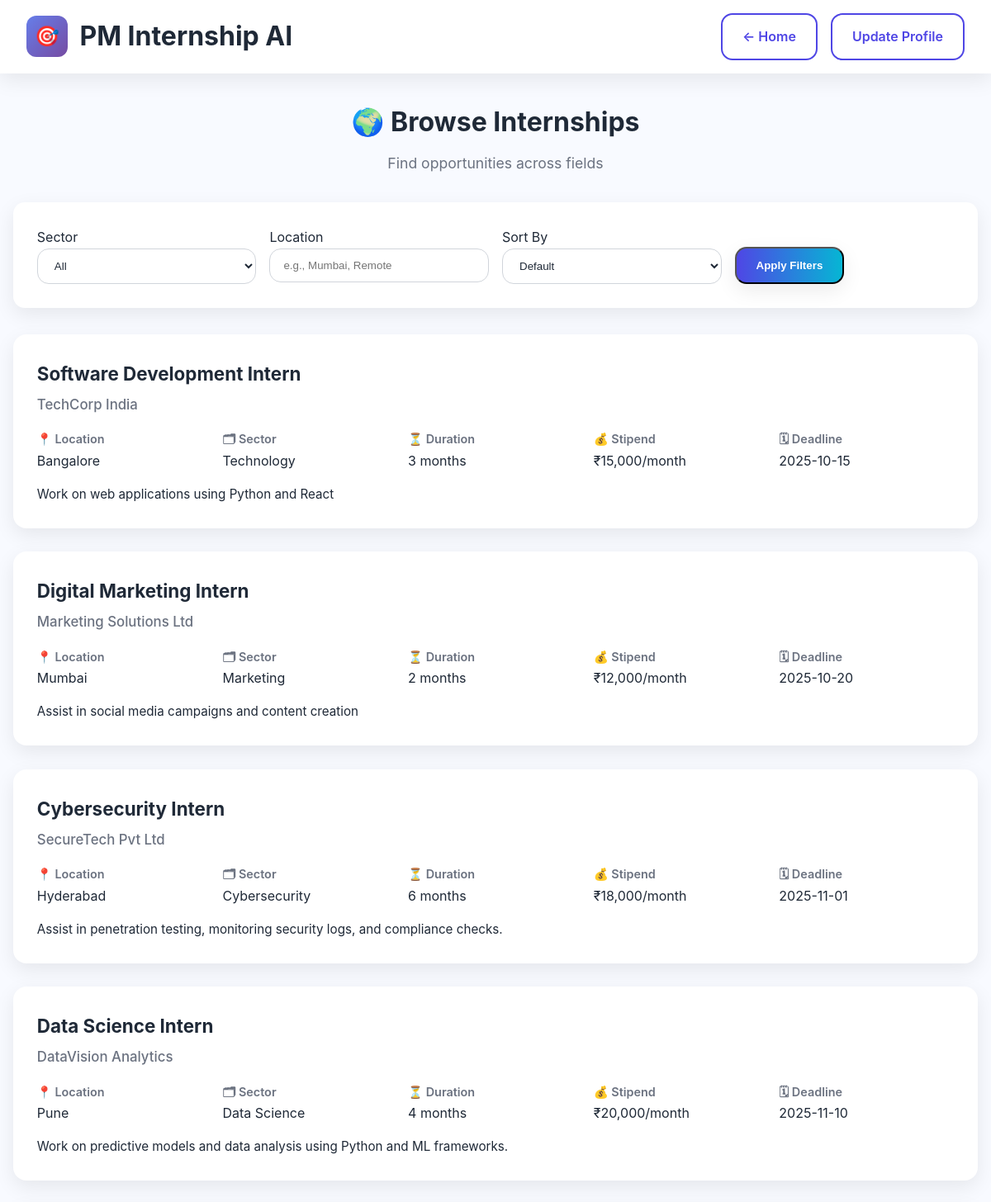
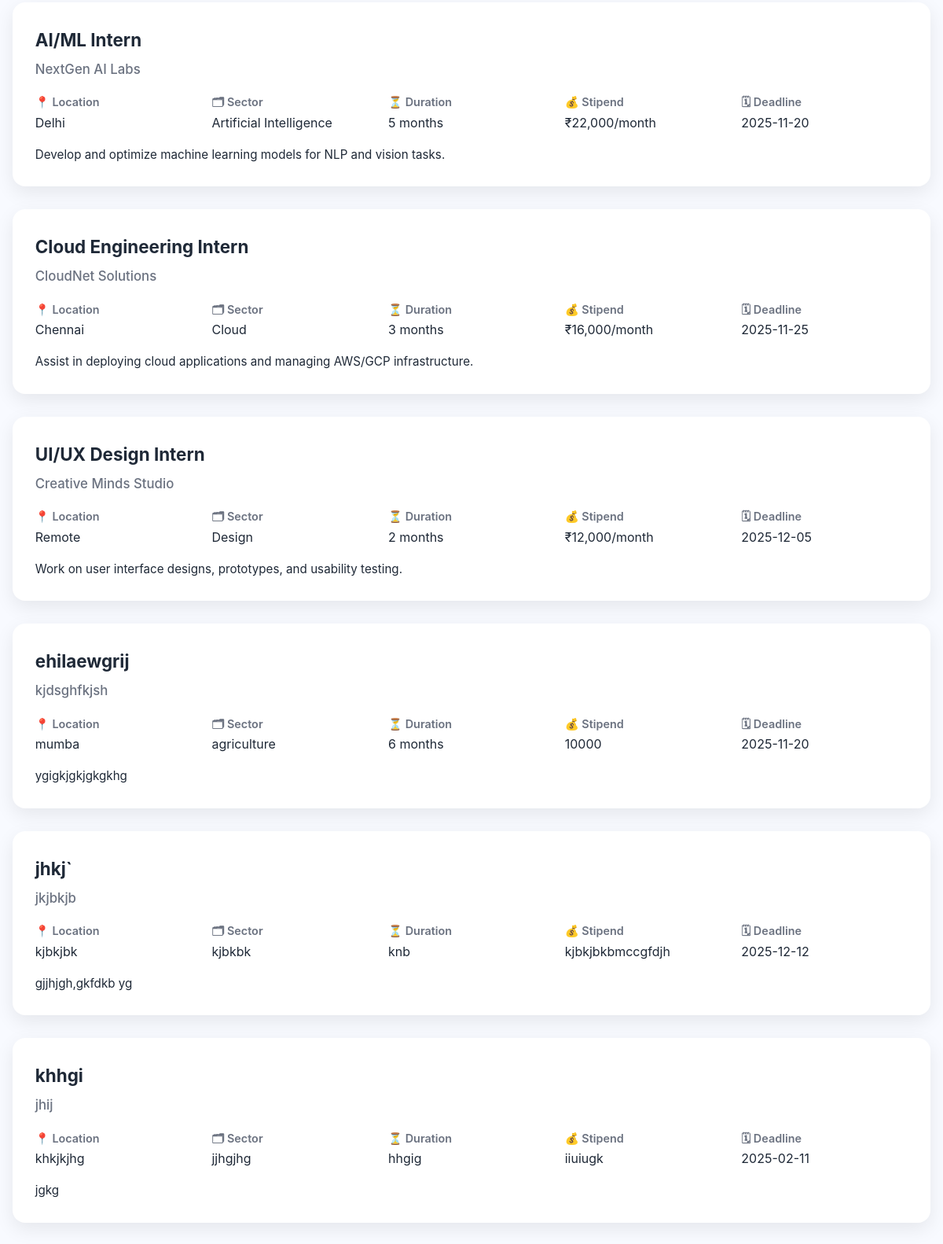
Screenshot of /internships with the database file from the repository (2 pictures, top to bottom).
### tables this page shows
CREATE TABLE internships (
            id TEXT PRIMARY KEY,
            title TEXT,
            company TEXT,
            location TEXT,
            sector TEXT,
            duration TEXT,
            stipend TEXT,
            description TEXT,
            required_skills TEXT,
            education_requirement TEXT,
            experience_required TEXT,
            remote_option INTEGER,
            application_deadline TEXT
        );

### main.py (the view)
@app.get("/internships", response_class=HTMLResponse)
async def browse_internships(request: Request):
    internships = db.get_all_internships()
    return templates.TemplateResponse("internships.html", {
        "request": request,
        "internships": [i.model_dump() for i in internships]
    })

### templates/internships.html (shortened to what this page needs)
<!DOCTYPE html>
<html lang="en">
<head>
  <link rel="stylesheet" href="/static/style.css">
</head>
<body>
  <header class="header">
    <div class="header-content">
      <div class="logo">
        <div style="width:50px; height:50px; background:linear-gradient(135deg,#667eea,#764ba2);
                    border-radius:12px; display:flex; align-items:center; justify-content:center;
                    font-size:1.5rem;">🎯</div>
        <h1>PM Internship AI</h1>
      </div>
      <div style="display:flex; gap:1rem;">
        <a href="/" class="btn btn-secondary">← Home</a>
        <a href="/profile" class="btn btn-secondary">Update Profile</a>
      </div>
    </div>
  </header>
  <main class="container">
    <div style="text-align:center; margin-bottom:2rem;">
      <h1 style="font-size:2rem; margin-bottom:0.5rem;">🌍 Browse Internships</h1>
      <p style="font-size:1.1rem; color:var(--muted);">Find opportunities across fields</p>
    </div>
    <div class="card" style="margin-bottom:2rem;">
      <form method="get" action="/internships" class="form-grid">
        <div class="form-group">
          <label for="sector">Sector</label>
          <select name="sector" id="sector" class="form-control">
            <option value="">All</option>
          </select>
        </div>
        <div class="form-group">
          <label for="location">Location</label>
          <input type="text" name="location" id="location" class="form-control" placeholder="e.g., Mumbai, Remote">
        </div>
        <div class="form-group">
          <label for="sort">Sort By</label>
          <select name="sort" id="sort" class="form-control">
            <option value="">Default</option>
          </select>
        </div>
        <div class="form-group" style="align-self:end;">
          <button type="submit" class="btn btn-primary">Apply Filters</button>
        </div>
      </form>
    </div>
    {% for job in internships %}
    <div class="job-card">
      <div class="job-title">{{ job.title }}</div>
      <div class="job-company">{{ job.company }}</div>
      <div class="job-details">
        <div>
          <div class="detail-label">📍 Location</div>
          <div class="detail-value">{{ job.location }}</div>
        </div>
        <div>
          <div class="detail-label">🗂 Sector</div>
          <div class="detail-value">{{ job.sector }}</div>
        </div>
        <div>
          <div class="detail-label">⏳ Duration</div>
          <div class="detail-value">{{ job.duration }}</div>
        </div>
        <div>
          <div class="detail-label">💰 Stipend</div>
          <div class="detail-value">{{ job.stipend }}</div>
        </div>
        <div>
          <div class="detail-label">🗓 Deadline</div>
          <div class="detail-value">{{ job.application_deadline }}</div>
        </div>
      </div>
      <p class="job-description">{{ job.description }}</p>
    </div>
    {% endfor %}
  </main>
</body>
</html>

### static/style.css (style rules this page uses)
* { margin: 0; padding: 0; box-sizing: border-box; }
:root { --bg: #f8faff; --card: #ffffff; --text: #1f2937; --muted: #6b7280; --accent-1: #4f46e5; --accent-2: #06b6d4; --accent-3: #10b981; --radius: 14px; --shadow: 0 8px 24px rgba(0, 0, 0, 0.08); --transition: all 0.25s ease; }
body { font-family: 'Inter', Arial, sans-serif; background: var(--bg); color: var(--text); line-height: 1.7; font-size: 16px; transition: var(--transition); }
.container { max-width: 1200px; margin: 0 auto; padding: 2rem 1rem; }
.header { background: var(--card); box-shadow: var(--shadow); padding: 1rem 2rem; position: sticky; top: 0; z-index: 50; transition: var(--transition); }
.header-content { display: flex; justify-content: space-between; align-items: center; }
.logo { display: flex; align-items: center; gap: 0.8rem; }
.logo { display: flex; align-items: center; gap: 0.9rem; }
.btn { display: inline-block; padding: 0.8rem 1.5rem; border-radius: var(--radius); font-weight: 600; text-decoration: none; transition: var(--transition); cursor: pointer; }
.btn-primary { background: linear-gradient(90deg, var(--accent-1), var(--accent-2)); color: #fff; box-shadow: var(--shadow); }
.btn-secondary { border: 2px solid var(--accent-1); color: var(--accent-1); background: transparent; }
.card, .recommendation-card { background: var(--card); border-radius: var(--radius); box-shadow: var(--shadow); padding: 1.8rem; transition: var(--transition); }
.form-grid { display: grid; grid-template-columns: repeat(auto-fit, minmax(260px, 1fr)); gap: 1rem; }
.form-control { width: 100%; padding: 0.75rem 1rem; border-radius: var(--radius); border: 1px solid #d1d5db; background: transparent; color: var(--text); transition: var(--transition); }

### templates/internships.html (style rules this page uses)
.job-card { background: var(--card); border-radius: 16px; padding: 1.8rem; margin-bottom: 1.8rem; box-shadow: var(--shadow); transition: transform 0.2s ease, box-shadow 0.2s ease; }
.job-title { font-size: 1.4rem; font-weight: 700; margin-bottom: 0.25rem; color: var(--text); }
.job-company { font-size: 1.05rem; font-weight: 500; color: var(--muted); margin-bottom: 1rem; }
.job-details { display: grid; grid-template-columns: repeat(auto-fit, minmax(200px, 1fr)); gap: 0.8rem; margin-bottom: 1rem; }
.detail-label { font-weight: 600; font-size: 0.9rem; color: var(--muted); }
.detail-value { font-size: 1rem; color: var(--text); }
.job-description { font-size: 0.95rem; line-height: 1.5; color: var(--text); margin-top: 0.5rem; }

### rows the page displays
internships: title "Software Development Intern", company "TechCorp India", location "Bangalore", sector "Technology", duration "3 months", stipend "₹15,000/month", application_deadline "2025-10-15", description "Work on web applications using Python and React"
internships: title "Digital Marketing Intern", company "Marketing Solutions Ltd", location "Mumbai", sector "Marketing", duration "2 months", stipend "₹12,000/month", application_deadline "2025-10-20", description "Assist in social media campaigns and content creation"
internships: title "Cybersecurity Intern", company "SecureTech Pvt Ltd", location "Hyderabad", sector "Cybersecurity", duration "6 months", stipend "₹18,000/month", application_deadline "2025-11-01", description "Assist in penetration testing, monitoring security logs, and compliance checks."
internships: title "Data Science Intern", company "DataVision Analytics", location "Pune", sector "Data Science", duration "4 months", stipend "₹20,000/month", application_deadline "2025-11-10", description "Work on predictive models and data analysis using Python and ML frameworks."
internships: title "AI/ML Intern", company "NextGen AI Labs", location "Delhi", sector "Artificial Intelligence", duration "5 months", stipend "₹22,000/month", application_deadline "2025-11-20", description "Develop and optimize machine learning models for NLP and vision tasks."
internships: title "Cloud Engineering Intern", company "CloudNet Solutions", location "Chennai", sector "Cloud", duration "3 months", stipend "₹16,000/month", application_deadline "2025-11-25", description "Assist in deploying cloud applications and managing AWS/GCP infrastructure."
internships: title "UI/UX Design Intern", company "Creative Minds Studio", location "Remote", sector "Design", duration "2 months", stipend "₹12,000/month", application_deadline "2025-12-05", description "Work on user interface designs, prototypes, and usability testing."
internships: title "ehilaewgrij", company "kjdsghfkjsh", location "mumba", sector "agriculture", duration "6 months", stipend "10000", application_deadline "2025-11-20", description "ygigkjgkjgkgkhg"
internships: title "jhkj`", company "jkjbkjb", location "kjbkjbk", sector "kjbkbk", duration "knb", stipend "kjbkjbkbmccgfdjh", application_deadline "2025-12-12", description "gjjhjgh,gkfdkb yg"
internships: title "khhgi", company "jhij", location "khkjkjhg", sector "jjhgjhg", duration "hhgig", stipend "iiuiugk", application_deadline "2025-02-11", description "jgkg"
